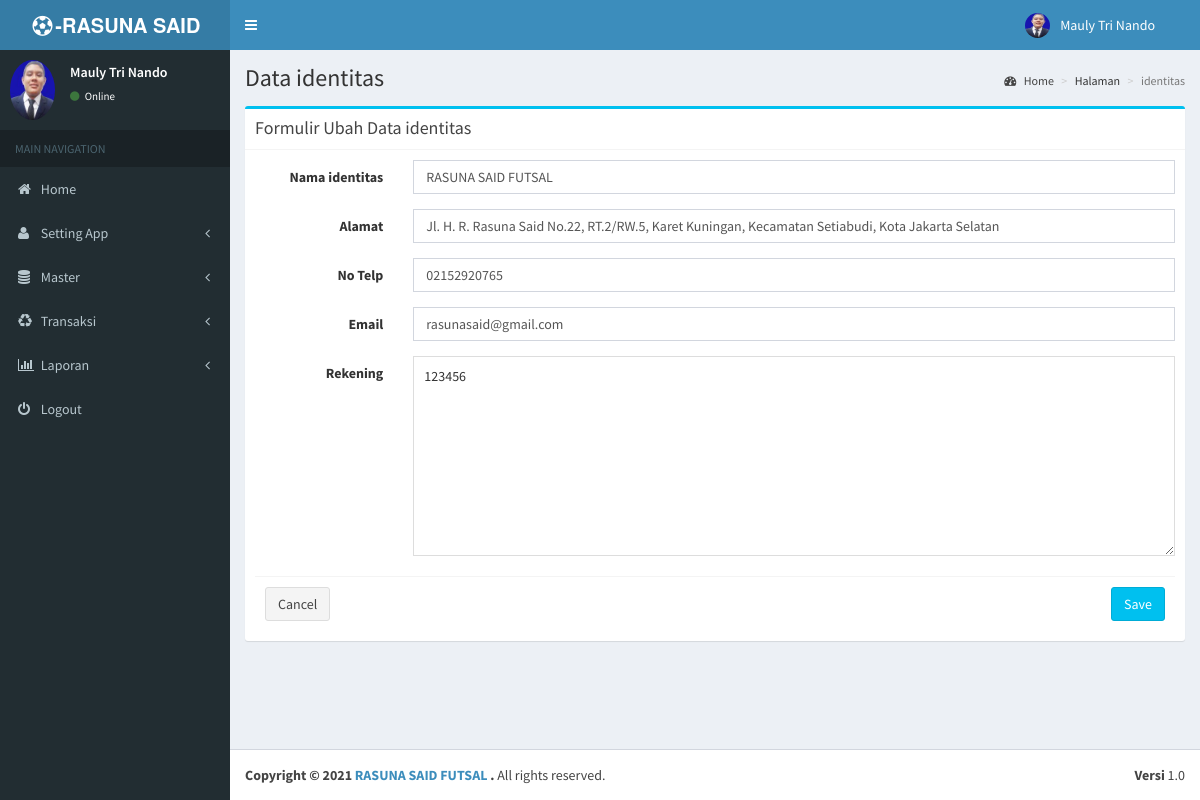
The page /index.php?halamane=identitas (signed in) on the database its author committed.
### tables this page shows
CREATE TABLE `identitas` (
  `id_identitas` varchar(3) NOT NULL,
  `nama_identitas` varchar(35) NOT NULL,
  `alamat` text NOT NULL,
  `no_telp` varchar(12) NOT NULL,
  `rekening` text NOT NULL,
  `email` varchar(25) NOT NULL
);

### index.php (the view, shortened to what this page needs)
<?php
if (isset($_SESSION['username']) && isset($_SESSION['namauser']) && isset($_SESSION['namalengkap']) && isset($_SESSION['passuser']) && isset($_SESSION['level']))
{
$i=mysql_fetch_array(mysql_query("SELECT * FROM identitas WHERE id_identitas='00'"));
?>
<!DOCTYPE html>
<html>
<head>
  <link rel="stylesheet" href="bootstrap/css/bootstrap.min.css">
  <link rel="stylesheet" href="dist/css/font-awesome.min.css">
  <link rel="stylesheet" href="dist/css/ionicons.min.css">
  <link rel="stylesheet" href="dist/css/AdminLTE.min.css">
  <link rel="stylesheet" href="dist/css/skins/_all-skins.min.css">
  <link rel="stylesheet" href="plugins/bootstrap-wysihtml5/bootstrap3-wysihtml5.min.css">
  <link rel="stylesheet" href="plugins/daterangepicker/daterangepicker-bs3.css">
  <link rel="stylesheet" href="plugins/datepicker/datepicker3.css">
  <link rel="stylesheet" href="plugins/iCheck/all.css">
  <link rel="stylesheet" href="plugins/colorpicker/bootstrap-colorpicker.min.css">
  <link rel="stylesheet" href="plugins/timepicker/bootstrap-timepicker.min.css">
  <link rel="stylesheet" href="plugins/select2/select2.min.css">
  <link rel="stylesheet" href="plugins/datatables/dataTables.bootstrap.css">
<link href='plugins/fullcalendar/fullcalendar.css' rel='stylesheet' />
<link href='plugins/fullcalendar/fullcalendar.print.css' rel='stylesheet' media='print' />
</head>
<body class="hold-transition skin-blue fixed sidebar-mini">
<div class="wrapper">
  <header class="main-header">
    <a href="index.php?halamane=home" class="logo">
      <span class="logo-lg"><b><i class="fa fa-fw fa-soccer-ball-o"></i>-<?php echo"$i[nama_identitas]"; ?></b></i></span>
    </a>
    <nav class="navbar navbar-static-top">
      <a href="#" class="sidebar-toggle" data-toggle="offcanvas" role="button">
      </a>
      <div class="navbar-custom-menu">
        <ul class="nav navbar-nav">
          <li class="dropdown user user-menu">
            <a href="#" class="dropdown-toggle" data-toggle="dropdown">
              <?php
               if ($_SESSION['level'] =='admin'){
              ?>
              <img src="<?php echo"foto_user/small_$_SESSION[foto]";?>" class="user-image" alt="User Image">
               <?php
             }
               else{
                echo"<img src=\"foto_user/user.png\" class=\"user-image\" alt=\"User Image\">";
               }
              ?>
              <span class="hidden-xs"><?php echo"$_SESSION[namalengkap]";?></span>
            </a>
          </li>
          <li>
           <a></a>
          </li>
        </ul>
      </div>
    </nav>
  </header>
  <aside class="main-sidebar">
    <section class="sidebar">
      <div class="user-panel">
        <div class="pull-left image">
        <?php
               if ($_SESSION['level'] =='admin'){
              ?>
              <img src="<?php echo"foto_user/small_$_SESSION[foto]";?>" class="img-circle" alt="User Image">
               <?php
             }
               else{
                echo"<img src=\"foto_user/user.png\" class=\"user-image\" alt=\"User Image\">";
               }
              ?>
        </div>
        <div class="pull-left info">
          <p><?php echo"$_SESSION[namalengkap]";?></p>
          <a href="#"><i class="fa fa-circle text-success"></i> Online</a>
        </div>
      </div>
      <ul class="sidebar-menu">
        <?php
echo"<li class='header'>MAIN NAVIGATION</li>
<li><a href='index.php?halamane=home'><i class='fa fa-home'></i> <span>Home</span></a></li>
</li>";
         if ($_SESSION['level'] =='admin'){
        echo"<li class='treeview'>
          <a href='#'>
            <i class='fa fa-user'></i>
            <span>Setting App</span>
            <i class='fa fa-angle-left pull-right'></i>
          </a>
          <ul class='treeview-menu'>
            <li><a href='index.php?halamane=member'><i class='fa fa-circle-o'></i>User Account</a></li>
            <li><a href='index.php?halamane=member&act=akun-member'><i class='fa fa-circle-o'></i>Member Account</a></li>
            <li><a href='index.php?halamane=identitas'><i class='fa fa-circle-o'></i> Identitas Web</a></li></ul>
        </li>
     <li class='treeview'>
          <a href='#'>
            <i class='fa fa-database'></i>
            <span>Master</span>
            <i class='fa fa-angle-left pull-right'></i>
          </a>
          <ul class='treeview-menu'>
         <li><a href='index.php?halamane=lapangan'><i class='fa fa-circle-o'></i> Daftar Lapangan</a></li>
         <li><a href='index.php?halamane=konfirmasi'><i class='fa fa-circle-o'></i> Daftar Konfirmasi</a></li>
          </ul>
        </li>
         <li class='treeview'>
          <a href='#'>
            <i class='fa fa-recycle'></i>
            <span>Transaksi</span>
            <i class='fa fa-angle-left pull-right'></i>
          </a>
          <ul class='treeview-menu'>
         <li><a href='index.php?halamane=jadwal'><i class='fa fa-circle-o'></i> Penjadwalan</a></li>
         <li><a href='index.php?halamane=pilih-jadwal'><i class='fa fa-circle-o'></i> Jadwal Hari Ini</a></li>
         <li><a href='index.php?halamane=transaksi'><i class='fa fa-circle-o'></i> Rekap Transaksi</a></li>
          </ul>
        </li>
         <li class='treeview'>
          <a href='#'>
            <i class='fa fa-bar-chart'></i>
            <span>Laporan</span>
            <i class='fa fa-angle-left pull-right'></i>
          </a>
          <ul class='treeview-menu'>
         <li><a href='index.php?halamane=laptrans'><i class='fa fa-circle-o'></i> Laporan Transaksi</a></li>
          </ul>";
           }
       echo"<li><a href='logout.php'><i class='fa fa-power-off'></i> <span>Logout</span></a></li>";
        ?>
      </ul>
    </section>
  </aside>
  <div class="content-wrapper">
  <?php include "content.php"; ?>
  <footer class="main-footer">
    <div class="pull-right hidden-xs">
      <div align="center"><b>Versi</b> 1.0
      </div>
    </div>
    <strong>Copyright &copy; 2021 <a href="http://"><?php echo"$i[nama_identitas]"; ?></a>.</strong> All rights
    reserved.
  </footer>
</body>
</html>
<?php
}
else
{
	lompat_ke("login.html");
}
?>

### halaman/hal_identitas/identitas.php (shortened to what this page needs)
    <section class="content-header">
      <h1>Data identitas<small></small></h1>
      <ol class="breadcrumb">
        <li><a href="#"><i class="fa fa-dashboard"></i> Home</a></li>
        <li>Halaman</li>
        <li class="active"><?php echo"$_GET[halamane]"; ?></li>
      </ol>
    </section>
<?php
 if (empty($_SESSION['username']) AND empty($_SESSION['passuser'])){
  echo "<link href='style.css' rel='stylesheet' type='text/css'>
 <center>Untuk mengakses halaman, Anda harus login <br>";
  echo "<a href=../../index.php><b>LOGIN</b></a></center>";
}
else{
$aksi="halaman/hal_identitas/aksi_identitas.php";
switch($_GET[act]){
  default:
 $edit=mysql_query("SELECT * FROM identitas WHERE id_identitas='00'");
   $r=mysql_fetch_array($edit);
   if($_SESSION[level]=='admin'){
   echo "<section class='content'>
      <div class='row'>
        <div class='col-xs-12'>
    <div class='box box-info'>
            <div class='box-header with-border'>
              <h3 class='box-title'>Formulir Ubah Data identitas</h3>
            </div>
            <form class='form-horizontal' method='POST' action='$aksi?halamane=identitas&act=update' enctype='multipart/form-data'>
              <div class='box-body'>
                <div class='form-group'>
                  <label for='inputnama_identitas3' class='col-sm-2 control-label'>Nama identitas</label>
                  <div class='col-sm-10'>
                    <input type='text' name='nama_identitas' class='form-control' required='required' id='inputnama_identitas3' placeholder='Nama identitas' value='$r[nama_identitas]'>
                  </div>
                </div>
                <div class='form-group'>
                  <label for='inputalamat' class='col-sm-2 control-label'>Alamat</label>
                  <div class='col-sm-10'>
                    <input type='text' name='alamat' class='form-control' id='inputalamat' required='required' placeholder='Alamat' value='$r[alamat]'>
                  </div>
                </div>
                <div class='form-group'>
                  <label for='inputno_telp' class='col-sm-2 control-label'>No Telp</label>
                  <div class='col-sm-10'>
                    <input type='text' name='no_telp' class='form-control' id='inputno_telp' required='required' placeholder='no_telp' value='$r[no_telp]'>
                  </div>
                </div>
                <div class='form-group'>
                  <label for='email' class='col-sm-2 control-label'>Email</label>
                  <div class='col-sm-10'>
                    <input type='email' name='email' class='form-control' required='required' id='email' placeholder='Email' value='$r[email]'>
                  </div>
                </div>
                <div class='form-group'>
                  <label for='inputrekening' class='col-sm-2 control-label'>Rekening</label>
                  <div class='col-sm-10'>
                     <textarea name='rekening' required='required' class='textarea' placeholder='No Rekening' style='width: 100%; height: 200px; font-size: 14px; line-height: 18px; border: 1px solid #dddddd; padding: 10px;'>$r[rekening]</textarea>
                  </div>
                </div>
              <div class='box-footer'>
        <a class='btn btn-default' href='?halamane=identitas'>Cancel</a>
                <button type='submit' class='btn btn-info pull-right'>Save</button>
              </div>
            </form>
          </div></div>
    </section>
  </div>";}
   break;
   }
   }
   ?>
   </div>

### rows shown on the page
identitas: nama_identitas "RASUNA SAID…", nama_identitas "RASUNA SAID FUTSAL", alamat "Jl. H. R. Rasuna Said No.22, RT.2/RW.5, Karet Kuningan, Kecamatan Setiabudi, Kota Jakarta Selatan", no_telp "02152920765", email "rasunasaid@gmail.com", rekening "123456"

### other values the page prints
$_SESSION[namalengkap] "Mauly Tri Nando"
$_GET[halamane] "identitas"
